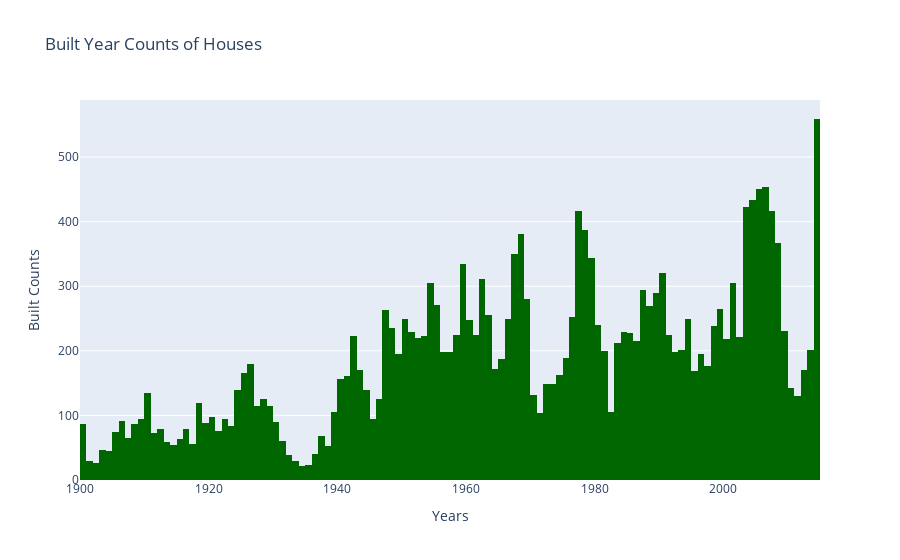

The cell this chart's notebook holds for it:
### Code cell
hist2=[go.Histogram(x=df.yr_built,xbins=dict(start=np.min(df.yr_built),size=1,
                                            end=np.max(df.yr_built)),marker=dict(color="rgb(0,102,0)"))]
histlayout2=go.Layout(title="Built Year Counts of Houses",xaxis=dict(title="Years"),yaxis=dict(title="Built Counts"))
histfig2=go.Figure(data=hist2,layout=histlayout2)
iplot(histfig2)

### Figure 1 — Plotly figure (JSON) as saved in the notebook; plotly's stock layout.template omitted (floating-point values rounded to 4 significant figures; data arrays with more than 128 entries replaced by an {"elided": "..."} marker saying what was removed)
{"data": [{"marker": {"color": "rgb(0,102,0)"}, "type": "histogram", "x": {"elided": "21613 int values"}, "xbins": {"end": 2015, "size": 1, "start": 1900}}], "layout": {"title": {"text": "Built Year Counts of Houses"}, "xaxis": {"title": {"text": "Years"}}, "yaxis": {"title": {"text": "Built Counts"}}}}
